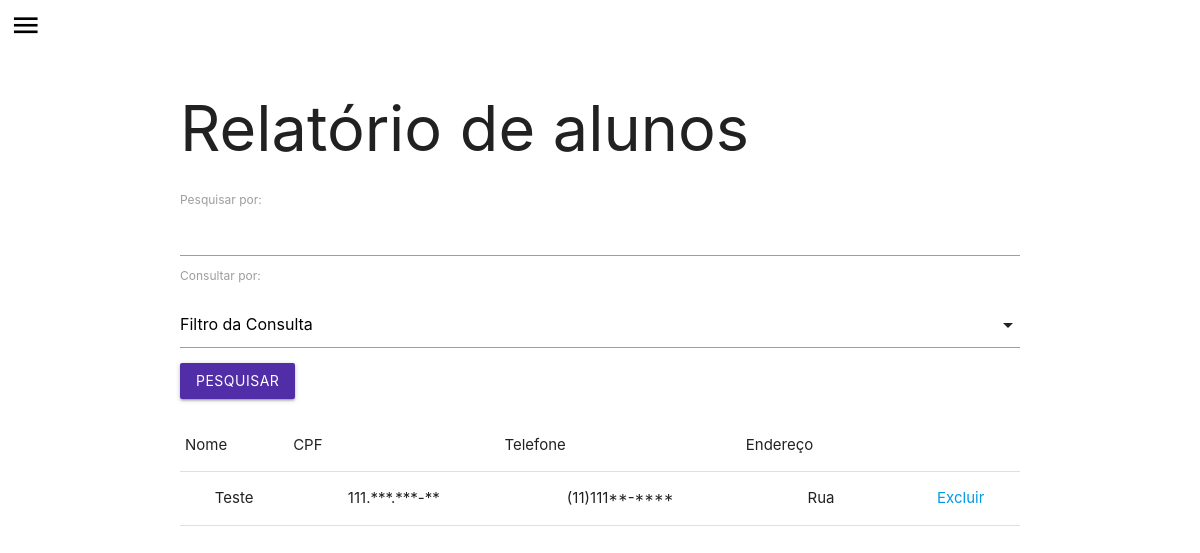
/admin/aluno_read.php, run on an earlier commit of the app's database.
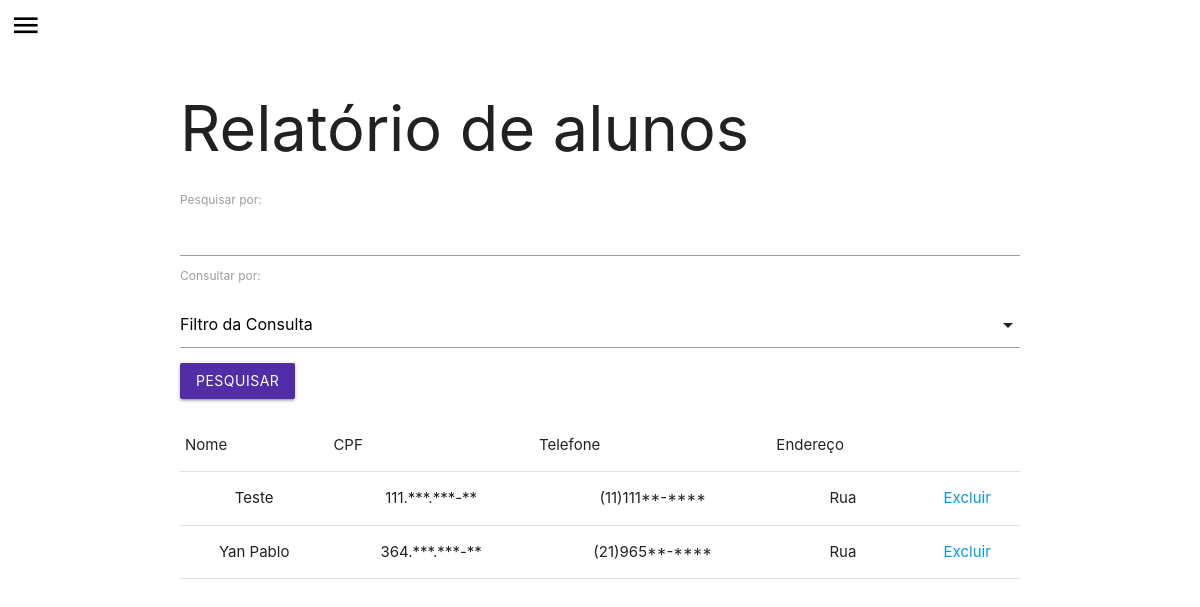
And on a later commit of the database.
### tables this page shows
CREATE TABLE IF NOT EXISTS `aluno` (
  `nome` varchar(100) DEFAULT NULL,
  `cpf` varchar(20) NOT NULL,
  `telefone` varchar(20) DEFAULT NULL,
  `endereço` varchar(400) DEFAULT NULL,
  PRIMARY KEY (`cpf`)
);

### admin/aluno_read.php (the view, shortened to what this page needs)
<!DOCTYPE html>
<html lang="en">
<head>
    <link type="text/css" rel="stylesheet" href="../materialize/css/materialize.min.css"  media="screen,projection"/>
</head>
<body>
    <?php include 'navbar.php' ?>
    <div class="container">
        <h1>Relatório de alunos</h1>
        <form method="post">
            <label for="search">Pesquisar por:</label>
            <input type="text" id="search" name="pesquisa" autocomplete="off">
            <label for="consultaPor">Consultar por: </label>
            <div class="input-field col s12">
            </div>
            <div class="row">
                <button class="btn" style="background-color: #512DA8;" type="submit" name="submit">Pesquisar</button>
            </div>
        </form>
        <div class="row">
            <table class="stripped centered">
                <thead>
                    <tr>
                        <td>Nome</td>
                        <td>CPF</td>
                        <td>Telefone</td>
                        <td>Endereço</td>
                        <td></td>
                    </tr>
                </thead>
                <tbody>
                    <?php
                        include 'connect.php';
                        include 'classes.php';
                        if(!isset($_POST['submit']))
                        {
                            $query = "SELECT * FROM aluno";
                            $stmt = $mysqli->prepare($query);
                            $stmt->execute();
                            $result = $stmt->get_result();
                            $rows = $result->fetch_all(MYSQLI_NUM);
                            }
                            foreach($rows as $row)
                            {
                                echo "<tr>";
                                foreach($row as $columnIndex=>$entry)
                                {
                                    if($columnIndex == 1)
                                    {
                                        $censorcpf = str_split($row[1]);
                                        echo "<td onpointerover='seeInfoCPF(this)' onpointerout='hideInfoCPF(this)' data-cpf-censor='$censorcpf[0]$censorcpf[1]$censorcpf[2].***.***-**' data-cpf='$row[1]'>$censorcpf[0]$censorcpf[1]$censorcpf[2].***.***-**";
                                    }
                                    else if ($columnIndex == 2)
                                    {
                                        $censortel = str_split($row[2]);
                                        echo "<td onpointerover='seeInfoTel(this)' onpointerout='hideInfoTel(this)' data-tel-censor='$censortel[0]$censortel[1]$censortel[2]$censortel[3]$censortel[4]$censortel[5]$censortel[6]**-****' data-tel='$row[2]'>$censortel[0]$censortel[1]$censortel[2]$censortel[3]$censortel[4]$censortel[5]$censortel[6]**-****</td>";
                                    }
                                    else if ($columnIndex == 3)
                                    {
                                        echo "<td onpointerover='seeInfoEnd(this)' onpointerout='hideInfoEnd(this)' data-end-censor='Rua' data-end='$row[3]'>Rua</td>";
                                    }
                                    else echo "<td>$entry</td>";
                                }
                                echo "<td><a href='./aluno_delete.php?cpf=$row[1]' onclick='return confirm(\"Deseja deletar o aluno?\")'>Excluir</a></td>";
                                echo "</tr>";
                            }
                    ?>
                </tbody>
            </table>
        </div>
    </div>
</body>
</html>

What changed in the data, as far as the page shows it:
added aluno: nome "Yan Pablo", cpf "3", cpf "6", cpf "4", telefone "(", telefone "2", telefone "1", telefone ")", telefone "9", telefone "6", telefone "5"
